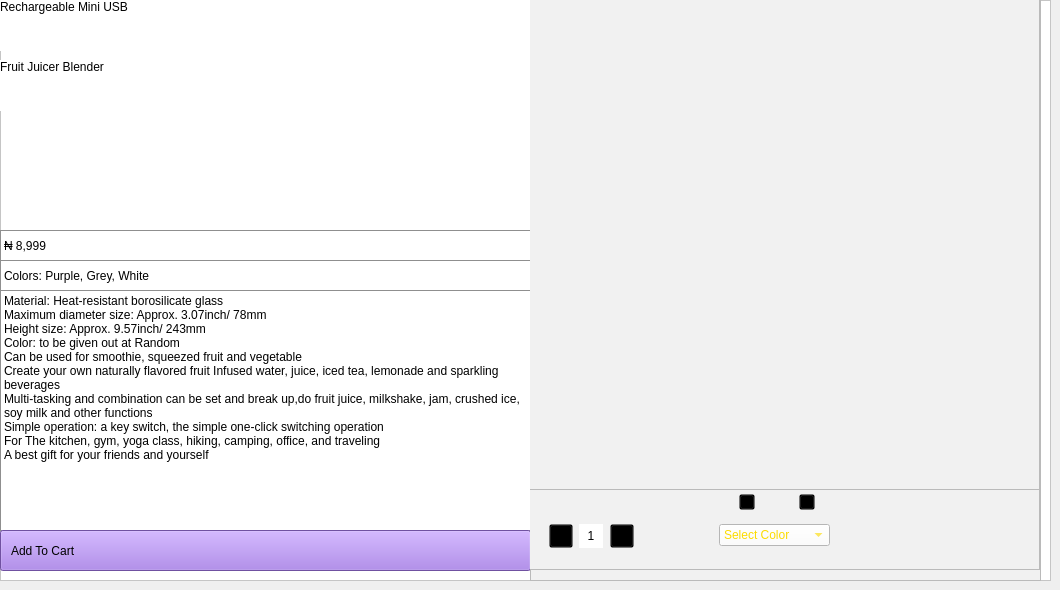
      <widget class="QWidget" name="samsun_4">
       <widget class="QFrame" name="frame_59">
        <property name="geometry">
         <rect>
          <x>0</x>
          <y>0</y>
          <width>1051</width>
          <height>581</height>
         </rect>
        </property>
        <property name="styleSheet">
         <string notr="true">background-color: rgb(255, 255, 255);</string>
        </property>
        <property name="frameShape">
         <enum>QFrame::StyledPanel</enum>
        </property>
        <property name="frameShadow">
         <enum>QFrame::Raised</enum>
        </property>
        <widget class="QFrame" name="frame_60">
         <property name="geometry">
          <rect>
           <x>0</x>
           <y>0</y>
           <width>531</width>
           <height>581</height>
          </rect>
         </property>
         <property name="frameShape">
          <enum>QFrame::StyledPanel</enum>
         </property>
         <property name="frameShadow">
          <enum>QFrame::Raised</enum>
         </property>
         <widget class="QLabel" name="label_114">
          <property name="geometry">
           <rect>
            <x>0</x>
            <y>0</y>
            <width>531</width>
            <height>51</height>
           </rect>
          </property>
          <property name="styleSheet">
           <string notr="true">font: 27pt &quot;Cooper Black&quot;;
</string>
          </property>
          <property name="text">
           <string>Rechargeable Mini USB</string>
          </property>
          <property name="alignment">
           <set>Qt::AlignLeading|Qt::AlignLeft|Qt::AlignTop</set>
          </property>
         </widget>
         <widget class="QLabel" name="label_115">
          <property name="geometry">
           <rect>
            <x>0</x>
            <y>60</y>
            <width>531</width>
            <height>51</height>
           </rect>
          </property>
          <property name="styleSheet">
           <string notr="true">font: 33pt &quot;Cooper Black&quot;;
</string>
          </property>
          <property name="text">
           <string>Fruit Juicer Blender</string>
          </property>
          <property name="alignment">
           <set>Qt::AlignLeading|Qt::AlignLeft|Qt::AlignTop</set>
          </property>
         </widget>
         <widget class="QLabel" name="label_116">
          <property name="geometry">
           <rect>
            <x>0</x>
            <y>230</y>
            <width>531</width>
            <height>31</height>
           </rect>
          </property>
          <property name="styleSheet">
           <string notr="true">font: 17pt &quot;Cooper Black&quot;;
border: 1px solid rgb(143, 143, 143)</string>
          </property>
          <property name="text">
           <string>₦ 8,999</string>
          </property>
         </widget>
         <widget class="QLabel" name="label_117">
          <property name="geometry">
           <rect>
            <x>0</x>
            <y>260</y>
            <width>531</width>
            <height>31</height>
           </rect>
          </property>
          <property name="styleSheet">
           <string notr="true">font: 17pt &quot;Cooper Black&quot;;
border: 1px solid rgb(143, 143, 143)</string>
          </property>
          <property name="text">
           <string>Colors: Purple, Grey, White</string>
          </property>
         </widget>
         <widget class="QLabel" name="label_118">
          <property name="geometry">
           <rect>
            <x>0</x>
            <y>290</y>
            <width>531</width>
            <height>241</height>
           </rect>
          </property>
          <property name="styleSheet">
           <string notr="true">font: 11pt &quot;Cooper&quot;;
border: 1px solid rgb(143, 143, 143)</string>
          </property>
          <property name="text">
           <string>Material: Heat-resistant borosilicate glass
Maximum diameter size: Approx. 3.07inch/ 78mm
Height size: Approx. 9.57inch/ 243mm
Color: to be given out at Random
Can be used for smoothie, squeezed fruit and vegetable
Create your own naturally flavored fruit Infused water, juice, iced tea, lemonade and sparkling beverages
Multi-tasking and combination can be set and break up,do fruit juice, milkshake, jam, crushed ice, soy milk and other functions
Simple operation: a key switch, the simple one-click switching operation
For The kitchen, gym, yoga class, hiking, camping, office, and traveling
A best gift for your friends and yourself</string>
          </property>
          <property name="alignment">
           <set>Qt::AlignLeading|Qt::AlignLeft|Qt::AlignTop</set>
          </property>
          <property name="wordWrap">
           <bool>true</bool>
          </property>
         </widget>
         <widget class="QPushButton" name="pushButton_18">
          <property name="geometry">
           <rect>
            <x>0</x>
            <y>530</y>
            <width>531</width>
            <height>41</height>
           </rect>
          </property>
          <property name="styleSheet">
           <string notr="true">background-color: rgb(157, 113, 226);
text-align: left;
padding-left: 10px;
font: 15pt &quot;Rockwell Condensed&quot;;</string>
          </property>
          <property name="text">
           <string>Add To Cart</string>
          </property>
         </widget>
         <widget class="QLabel" name="label_119">
          <property name="geometry">
           <rect>
            <x>480</x>
            <y>530</y>
            <width>47</width>
            <height>41</height>
           </rect>
          </property>
          <property name="styleSheet">
           <string notr="true">background-color: transparent;</string>
          </property>
          <property name="text">
           <string/>
          </property>
          <property name="pixmap">
           <pixmap resource="../icons/img.qrc">:/icons/angle-double-right.png</pixmap>
          </property>
          <property name="scaledContents">
           <bool>false</bool>
          </property>
         </widget>
        </widget>
        <widget class="QFrame" name="frame_61">
         <property name="geometry">
          <rect>
           <x>530</x>
           <y>0</y>
           <width>511</width>
           <height>581</height>
          </rect>
         </property>
         <property name="styleSheet">
          <string notr="true">background-color: rgb(241, 241, 241);</string>
         </property>
         <property name="frameShape">
          <enum>QFrame::StyledPanel</enum>
         </property>
         <property name="frameShadow">
          <enum>QFrame::Raised</enum>
         </property>
         <widget class="QFrame" name="frame_62">
          <property name="geometry">
           <rect>
            <x>-1</x>
            <y>-1</y>
            <width>511</width>
            <height>571</height>
           </rect>
          </property>
          <property name="frameShape">
           <enum>QFrame::StyledPanel</enum>
          </property>
          <property name="frameShadow">
           <enum>QFrame::Raised</enum>
          </property>
          <widget class="QStackedWidget" name="stackedWidget_13">
           <property name="geometry">
            <rect>
             <x>30</x>
             <y>20</y>
             <width>461</width>
             <height>471</height>
            </rect>
           </property>
           <property name="currentIndex">
            <number>0</number>
           </property>
           <widget class="QWidget" name="page_32">
            <widget class="QLabel" name="label_120">
             <property name="geometry">
              <rect>
               <x>10</x>
               <y>10</y>
               <width>431</width>
               <height>451</height>
              </rect>
             </property>
             <property name="text">
              <string/>
             </property>
             <property name="pixmap">
              <pixmap resource="../icons/img.qrc">:/icons/b1.jpg</pixmap>
             </property>
             <property name="scaledContents">
              <bool>true</bool>
             </property>
            </widget>
           </widget>
          </widget>
          <widget class="QFrame" name="frame_105">
           <property name="geometry">
            <rect>
             <x>0</x>
             <y>490</y>
             <width>511</width>
             <height>81</height>
            </rect>
           </property>
           <property name="frameShape">
            <enum>QFrame::StyledPanel</enum>
           </property>
           <property name="frameShadow">
            <enum>QFrame::Raised</enum>
           </property>
           <widget class="QPushButton" name="pushButton_62">
            <property name="geometry">
             <rect>
              <x>210</x>
              <y>5</y>
              <width>16</width>
              <height>16</height>
             </rect>
            </property>
            <property name="styleSheet">
             <string notr="true">QPushButton{
background-color: transparent;}
QPushButton:pressed{
padding-left: -10px;
}</string>
            </property>
            <property name="text">
             <string/>
            </property>
            <property name="icon">
             <iconset resource="../icons/img.qrc">
              <normaloff>:/icons/left.png</normaloff>:/icons/left.png</iconset>
            </property>
           </widget>
           <widget class="QPushButton" name="pushButton_63">
            <property name="geometry">
             <rect>
              <x>270</x>
              <y>5</y>
              <width>16</width>
              <height>16</height>
             </rect>
            </property>
            <property name="styleSheet">
             <string notr="true">QPushButton{
background-color: transparent;}
QPushButton:pressed{
padding-left: 10px;
}</string>
            </property>
            <property name="text">
             <string/>
            </property>
            <property name="icon">
             <iconset resource="../icons/img.qrc">
              <normaloff>:/icons/right.png</normaloff>:/icons/right.png</iconset>
            </property>
           </widget>
           <widget class="QPushButton" name="pushButton_64">
            <property name="geometry">
             <rect>
              <x>20</x>
              <y>35</y>
              <width>24</width>
              <height>24</height>
             </rect>
            </property>
            <property name="styleSheet">
             <string notr="true">QPushButton{
background-color: transparent;}
QPushButton:pressed{
padding-left: -10px;
}</string>
            </property>
            <property name="text">
             <string/>
            </property>
            <property name="icon">
             <iconset resource="../icons/img.qrc">
              <normaloff>:/icons/square-minus.png</normaloff>:/icons/square-minus.png</iconset>
            </property>
            <property name="iconSize">
             <size>
              <width>24</width>
              <height>24</height>
             </size>
            </property>
           </widget>
           <widget class="QLabel" name="label_177">
            <property name="geometry">
             <rect>
              <x>50</x>
              <y>35</y>
              <width>24</width>
              <height>24</height>
             </rect>
            </property>
            <property name="styleSheet">
             <string notr="true">background-color: rgb(255, 255, 255);
font: 8pt &quot;Segoe UI Historic&quot;;</string>
            </property>
            <property name="text">
             <string>1</string>
            </property>
            <property name="alignment">
             <set>Qt::AlignCenter</set>
            </property>
           </widget>
           <widget class="QPushButton" name="pushButton_65">
            <property name="geometry">
             <rect>
              <x>81</x>
              <y>35</y>
              <width>24</width>
              <height>24</height>
             </rect>
            </property>
            <property name="styleSheet">
             <string notr="true">QPushButton{
background-color: transparent;}
QPushButton:pressed{
padding-left: 10px;
}</string>
            </property>
            <property name="text">
             <string/>
            </property>
            <property name="icon">
             <iconset resource="../icons/img.qrc">
              <normaloff>:/icons/square-plus.png</normaloff>:/icons/square-plus.png</iconset>
            </property>
            <property name="iconSize">
             <size>
              <width>24</width>
              <height>24</height>
             </size>
            </property>
           </widget>
           <widget class="QComboBox" name="comboBox_10">
            <property name="geometry">
             <rect>
              <x>190</x>
              <y>35</y>
              <width>111</width>
              <height>22</height>
             </rect>
            </property>
            <property name="styleSheet">
             <string notr="true">QComboBox {
    background-color: rgb(255, 255, 255);
    color: rgb(252, 219, 0);
}
QComboBox QAbstractItemView {
    background-color: rgb(242, 211, 0);
    color: rgb(255, 255, 255);
    selection-background-color: rgb(250, 217, 0);
    selection-color: rgb(255, 255, 255);
}
</string>
            </property>
            <item>
             <property name="text">
              <string>Select Color</string>
             </property>
            </item>
            <item>
             <property name="text">
              <string>Black</string>
             </property>
            </item>
            <item>
             <property name="text">
              <string>Blue</string>
             </property>
            </item>
            <item>
             <property name="text">
              <string>Grey</string>
             </property>
            </item>
            <item>
             <property name="text">
              <string>White</string>
             </property>
            </item>
           </widget>
          </widget>
         </widget>
        </widget>
       </widget>
      </widget>
